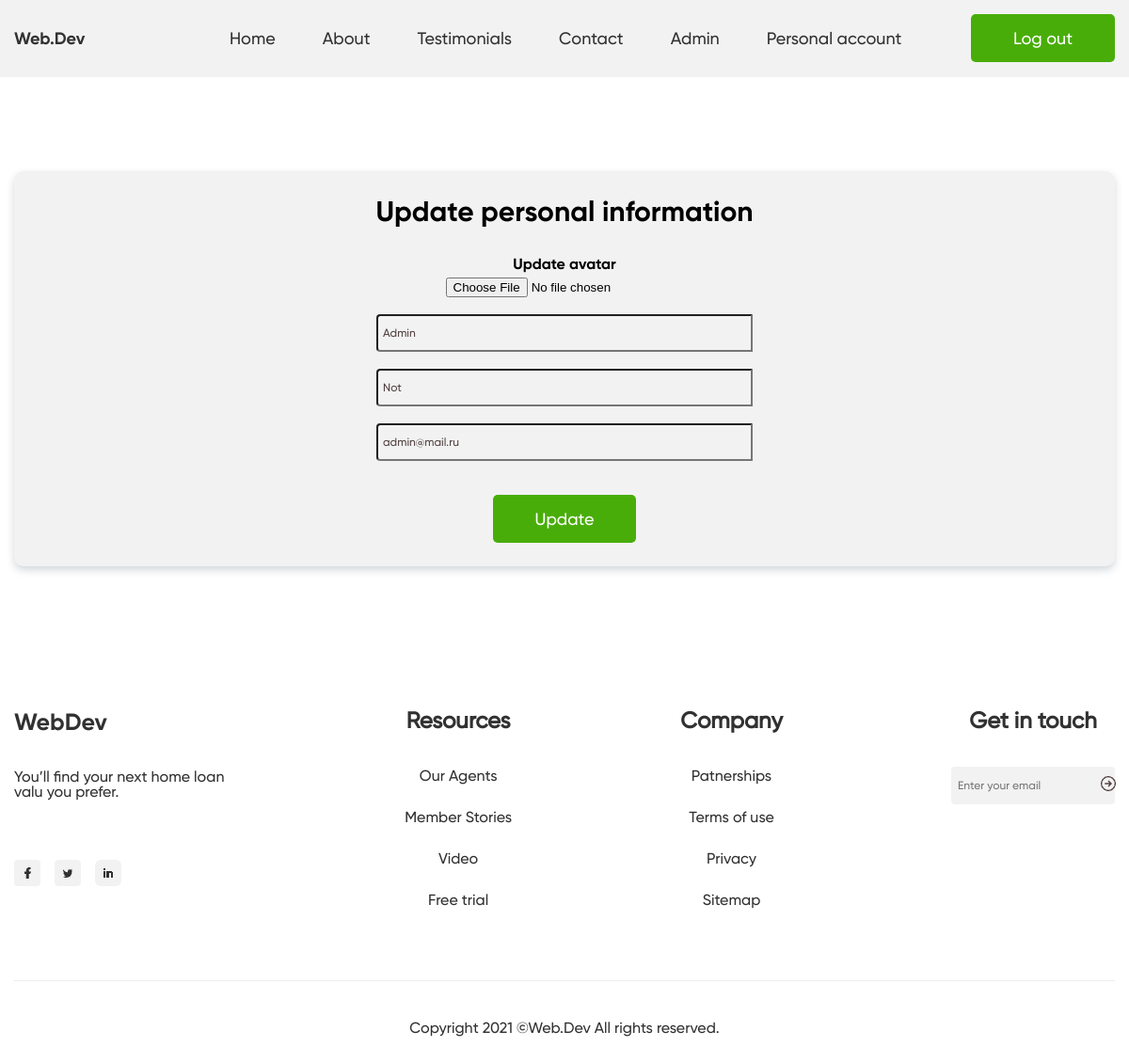
Screenshot of /account_edit.php (signed in) with the database file from the repository.
### tables this page shows
CREATE TABLE `users` (
  `id` int(11) NOT NULL,
  `fullname` varchar(255) NOT NULL,
  `email` varchar(255) NOT NULL,
  `phone` varchar(255) NOT NULL,
  `login` varchar(255) NOT NULL,
  `password` varchar(255) NOT NULL,
  `registration_date` varchar(255) NOT NULL,
  `avatar` varchar(255) NOT NULL,
  `role_id` int(11) NOT NULL DEFAULT 1
);

### account_edit.php (the view)
<?php include 'assets/components/header.php' ;
    $user=$mysqli->query("SELECT * FROM `users` WHERE `id` = '{$_SESSION['user']['id']}'");
    foreach ($user as $key => $value) {}
?>
    <form class="personal-account" action="assets/functions/updateAccount.php" method="POST" enctype="multipart/form-data">
        <div class="personal-account-container">
            <div class="personal-account__personal-information">
                <p style="text-align: center;">Update personal information</p>
                <div class="personal-account-info-all-edit"><br>
                    <p>Update avatar</p><input type="file" name="update_avatar" value="<?= $value['avatar'] ?>"><br>
                    <input type="text" name="update_fullname" placeholder="Update name" value="<?= $value['fullname'] ?>"><br>
                    <input type="text" name="update_phone" placeholder="Update phone" value="<?= $value['phone'] ?>"><br>
                    <input type="text" name="update_email" placeholder="Update email" value="<?= $value['email'] ?>"><br><br>
                    <button class="button">Update</button>
                </div>
            </div>
        </div>
    </form>
    <?php include 'assets/components/footer.php' ?>

### assets/css/style.css (style rules this page uses)
* { box-sizing: border-box; padding: 0; margin: 0; text-decoration: none; list-style: none; scroll-behavior: smooth; }
.button { border: none; cursor: pointer; color: rgb(255, 255, 255); font-family: Gilroy-Medium; font-size: 18px; font-weight: 400; line-height: -1px; letter-spacing: 0%; text-align: left; border-radius: 5px; background: rgb(73, 173, 9); padding: 15px 45px; transition: 0.5s; }
.personal-account { margin-bottom: 150px; }
.personal-account-container { max-width: 1170px; margin: 0 auto; background-color: #F2F2F2; box-shadow: 0px 4px 8px 0px rgba(34, 60, 80, 0.2); border-radius: 10px; padding: 25px; }
.personal-account-info-all-edit { display: flex; flex-direction: column; align-items: center; }
.personal-account-info-all-edit input[type="text"] { width: 400px; color: rgb(81, 64, 64); font-family: Gilroy-Medium; font-size: 12px; font-weight: 400; line-height: -1px; letter-spacing: 0%; background-color: rgb(242, 242, 242); height: 40px; border-radius: 4px 0px 0px 4px; padding: 5px; }
.personal-account-info-all-edit>p { font-family: 'gilroy-bold'; margin-bottom: 5px; }
.personal-account__personal-information { display: flex; flex-direction: column; gap: 10px; }
.personal-account__personal-information>p { font-family: 'gilroy-bold'; font-size: 30px; }
.admin-panel__title p, .personal-account, .sign-up { margin-top: 100px; }

### rows the page displays
users: update_fullname "Admin", update_phone "Not", update_email "admin@mail.ru"
